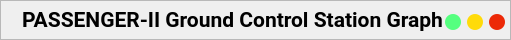
       <widget class="QFrame" name="TitleBar">
        <property name="maximumSize">
         <size>
          <width>16777215</width>
          <height>40</height>
         </size>
        </property>
        <property name="styleSheet">
         <string notr="true">font: 85 16pt &quot;Roboto&quot;;
font-weight: bold;</string>
        </property>
        <property name="frameShape">
         <enum>QFrame::StyledPanel</enum>
        </property>
        <property name="frameShadow">
         <enum>QFrame::Raised</enum>
        </property>
        <layout class="QHBoxLayout" name="horizontalLayout_2">
         <property name="spacing">
          <number>0</number>
         </property>
         <property name="leftMargin">
          <number>0</number>
         </property>
         <property name="topMargin">
          <number>0</number>
         </property>
         <property name="rightMargin">
          <number>0</number>
         </property>
         <property name="bottomMargin">
          <number>0</number>
         </property>
         <item>
          <widget class="QFrame" name="TitleName">
           <property name="styleSheet">
            <string notr="true">background-color: rgba(255, 255, 255, 0);</string>
           </property>
           <property name="frameShape">
            <enum>QFrame::StyledPanel</enum>
           </property>
           <property name="frameShadow">
            <enum>QFrame::Raised</enum>
           </property>
           <layout class="QVBoxLayout" name="verticalLayout_15">
            <property name="spacing">
             <number>0</number>
            </property>
            <property name="leftMargin">
             <number>20</number>
            </property>
            <property name="topMargin">
             <number>0</number>
            </property>
            <property name="rightMargin">
             <number>0</number>
            </property>
            <property name="bottomMargin">
             <number>0</number>
            </property>
            <item>
             <widget class="QLabel" name="lb_title">
              <property name="font">
               <font>
                <family>Roboto</family>
                <pointsize>16</pointsize>
                <weight>75</weight>
                <italic>false</italic>
                <bold>true</bold>
               </font>
              </property>
              <property name="text">
               <string>PASSENGER-II Ground Control Station Graph</string>
              </property>
             </widget>
            </item>
           </layout>
          </widget>
         </item>
         <item>
          <widget class="QFrame" name="TitleButton">
           <property name="maximumSize">
            <size>
             <width>80</width>
             <height>16777215</height>
            </size>
           </property>
           <property name="styleSheet">
            <string notr="true">background-color: rgba(255, 255, 255, 0);</string>
           </property>
           <property name="frameShape">
            <enum>QFrame::StyledPanel</enum>
           </property>
           <property name="frameShadow">
            <enum>QFrame::Raised</enum>
           </property>
           <layout class="QHBoxLayout" name="horizontalLayout_3">
            <property name="spacing">
             <number>6</number>
            </property>
            <property name="leftMargin">
             <number>0</number>
            </property>
            <property name="topMargin">
             <number>4</number>
            </property>
            <property name="rightMargin">
             <number>4</number>
            </property>
            <property name="bottomMargin">
             <number>0</number>
            </property>
            <item>
             <widget class="QPushButton" name="btn_maximize">
              <property name="minimumSize">
               <size>
                <width>16</width>
                <height>16</height>
               </size>
              </property>
              <property name="maximumSize">
               <size>
                <width>16</width>
                <height>16</height>
               </size>
              </property>
              <property name="styleSheet">
               <string notr="true">QPushButton {
	border: none;
	border-radius: 8px;
	background-color: rgb(85, 255, 127);
}

QPushButton:hover {
	background-color: rgba(85, 255, 127, 200);
}</string>
              </property>
              <property name="text">
               <string/>
              </property>
             </widget>
            </item>
            <item>
             <widget class="QPushButton" name="btn_minimize">
              <property name="minimumSize">
               <size>
                <width>16</width>
                <height>16</height>
               </size>
              </property>
              <property name="maximumSize">
               <size>
                <width>16</width>
                <height>16</height>
               </size>
              </property>
              <property name="styleSheet">
               <string notr="true">QPushButton {
	border: none;
	border-radius: 8px;
	background-color: rgb(255, 219, 10);
}

QPushButton:hover {
	background-color: rgba(255, 219, 10, 200);
}</string>
              </property>
              <property name="text">
               <string/>
              </property>
             </widget>
            </item>
            <item>
             <widget class="QPushButton" name="btn_close">
              <property name="minimumSize">
               <size>
                <width>16</width>
                <height>16</height>
               </size>
              </property>
              <property name="maximumSize">
               <size>
                <width>16</width>
                <height>16</height>
               </size>
              </property>
              <property name="styleSheet">
               <string notr="true">QPushButton {
	border: none;
	border-radius: 8px;
	background-color: rgb(236, 41, 7);
}

QPushButton:hover {
	background-color: rgba(236, 41, 7, 200);
}</string>
              </property>
              <property name="text">
               <string/>
              </property>
             </widget>
            </item>
           </layout>
          </widget>
         </item>
        </layout>
       </widget>
